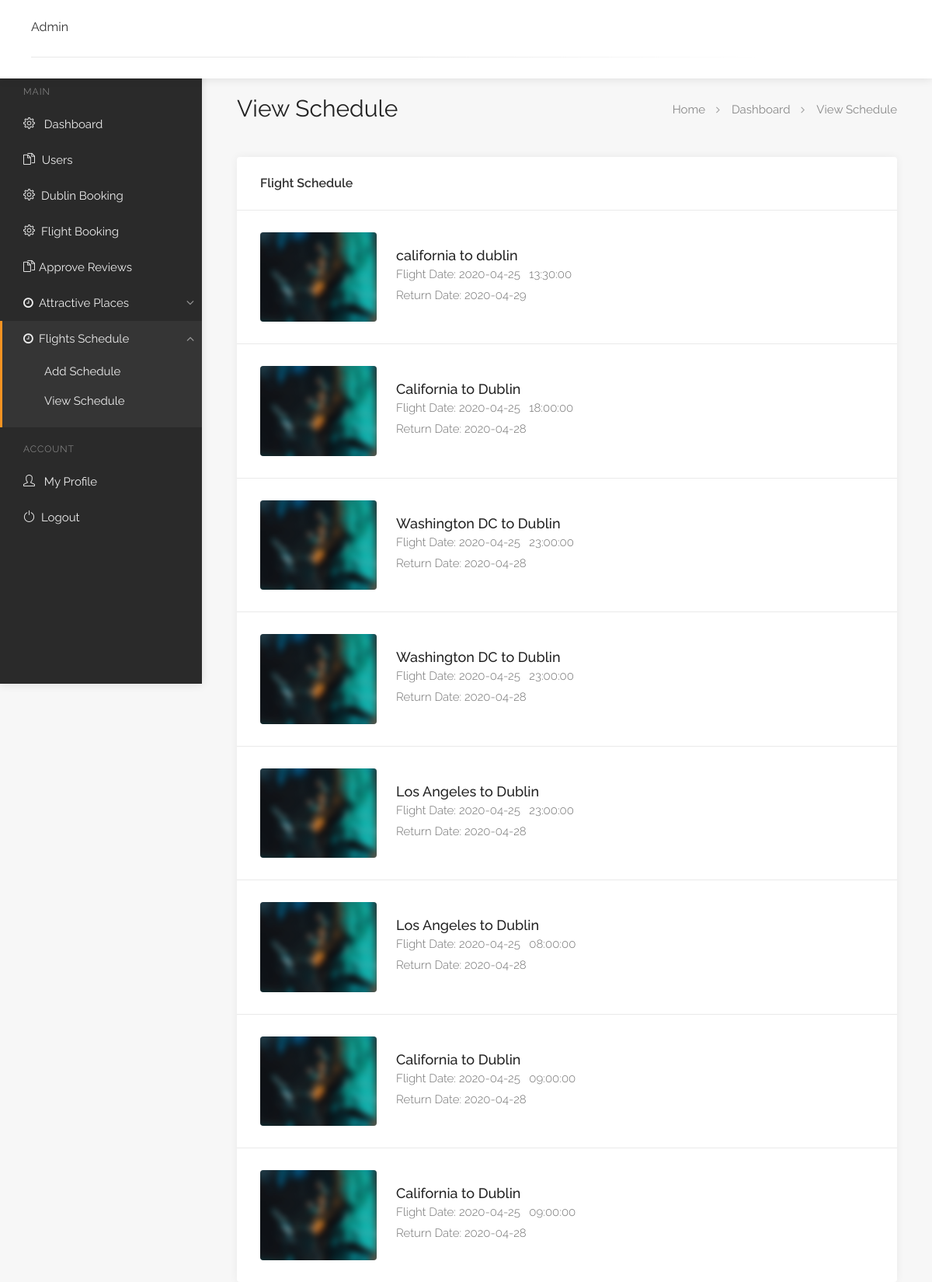
The page /admin/viewschedule.php (signed in) on the database its author committed.
### tables this page shows
CREATE TABLE `flight_schedule` (
  `id` int(11) NOT NULL,
  `departure` varchar(255) NOT NULL,
  `arrival` varchar(255) NOT NULL,
  `date` date NOT NULL,
  `time` time NOT NULL,
  `seats` int(11) NOT NULL,
  `company_name` varchar(41) NOT NULL,
  `fair` int(11) NOT NULL,
  `return_date` date DEFAULT NULL
);

### admin/viewschedule.php (the view, shortened to what this page needs)
<?php
include('includes/connection.php');
include ('includes/app.php');
?>
<div id="dashboard">
    <div class="dashboard-nav">
        <div class="dashboard-nav-inner">
            <ul data-submenu-title="Main">
                <li><a href="companydashboard.php"><i class="sl sl-icon-settings"></i> Dashboard</a></li>
                <li ><a href="viewusers.php"><i class="fa fa-calendar-check-o"></i> Users</a></li>
                <li ><a href="bookingplace.php"><i class="sl sl-icon-settings"></i>Dublin Booking</a></li>
                <li ><a href="flightbooking.php"><i class="sl sl-icon-settings"></i>Flight Booking</a></li>
                <li ><a href="approvereview.php"><i class="fa fa-calendar-check-o"></i>Approve Reviews</a></li>
                <li><a><i class="fa fa-clock-o"></i>Attractive Places</a>
                </li>
                <li class="active"><a><i class="fa fa-clock-o"></i>Flights Schedule</a>
                    <ul>
                        <li><a href="addflightschedule.php">Add Schedule</a></li>
                        <li><a href="viewschedule.php">View Schedule</a></li>
                    </ul>
                </li>
            </ul>
            <ul data-submenu-title="Account">
                <li><a href="editprofile.php"><i class="sl sl-icon-user"></i> My Profile</a></li>
                <li><a href="index.php"><i class="sl sl-icon-power"></i>Logout</a></li>
            </ul>
        </div>
    </div>
    <div class="dashboard-content">
        <div id="titlebar">
            <div class="row">
                <div class="col-md-12">
                    <h2>View Schedule</h2>
                    <nav id="breadcrumbs">
                        <ul>
                            <li><a href="#">Home</a></li>
                            <li><a href="#">Dashboard</a></li>
                            <li>View Schedule</li>
                        </ul>
                    </nav>
                </div>
            </div>
        </div>
        <div class="row">
            <div class="col-lg-12 col-md-12">
                <div class="dashboard-list-box margin-top-0">
                    <h4>Flight Schedule</h4>
                    <ul>
                    <?php
                    $sql = "SELECT * from flight_schedule order by id desc";
                    $result = $conn->query($sql);
                    if ($result->num_rows > 0) {
                        while ($row = $result->fetch_assoc()) {
                            $departure = $row["departure"];
                            $arrival= $row["arrival"];
                            $date = $row["date"];
                            $retdate = $row["return_date"];
                            $time = $row["time"];
                            ?>
                            <li>
                                <div class="list-box-listing">
                                    <div class="list-box-listing-img"><a href="#"><img src="images/listing-item-02.jpg" alt=""></a></div>
                                    <div class="list-box-listing-content">
                                        <div class="inner">
                                            <h3><?php echo $departure; ?> to <?php echo $arrival;?>  </h3>
                                            <span>Flight Date: <?php echo $date; ?></span>&nbsp;&nbsp;&nbsp;<span><?php echo $time; ?></span><br>
                                            <span>Return Date: <?php echo $retdate; ?></span>&nbsp;&nbsp;&nbsp;
                                        </div>
                                    </div>
                                </div>
                            </li>
                            <?php
                        }
                    }
                        ?>
                    </ul>
                </div>
            </div>
        </div>
    </div>
</div>

### css/main-color.css (style rules this page uses)
.dashboard-nav ul li.active, .dashboard-nav ul li:hover { border-color: #F69322; }

### rows shown on the page
flight_schedule: departure "california", arrival "dublin", date "2020-04-25", time "13:30:00", return_date "2020-04-29"
flight_schedule: departure "California", arrival "Dublin", date "2020-04-25", time "18:00:00", return_date "2020-04-28"
flight_schedule: departure "Washington DC", arrival "Dublin", date "2020-04-25", time "23:00:00", return_date "2020-04-28"
flight_schedule: departure "Washington DC", arrival "Dublin", date "2020-04-25", time "23:00:00", return_date "2020-04-28"
flight_schedule: departure "Los Angeles", arrival "Dublin", date "2020-04-25", time "23:00:00", return_date "2020-04-28"
flight_schedule: departure "Los Angeles", arrival "Dublin", date "2020-04-25", time "08:00:00", return_date "2020-04-28"
flight_schedule: departure "California", arrival "Dublin", date "2020-04-25", time "09:00:00", return_date "2020-04-28"
flight_schedule: departure "California", arrival "Dublin", date "2020-04-25", time "09:00:00", return_date "2020-04-28"
